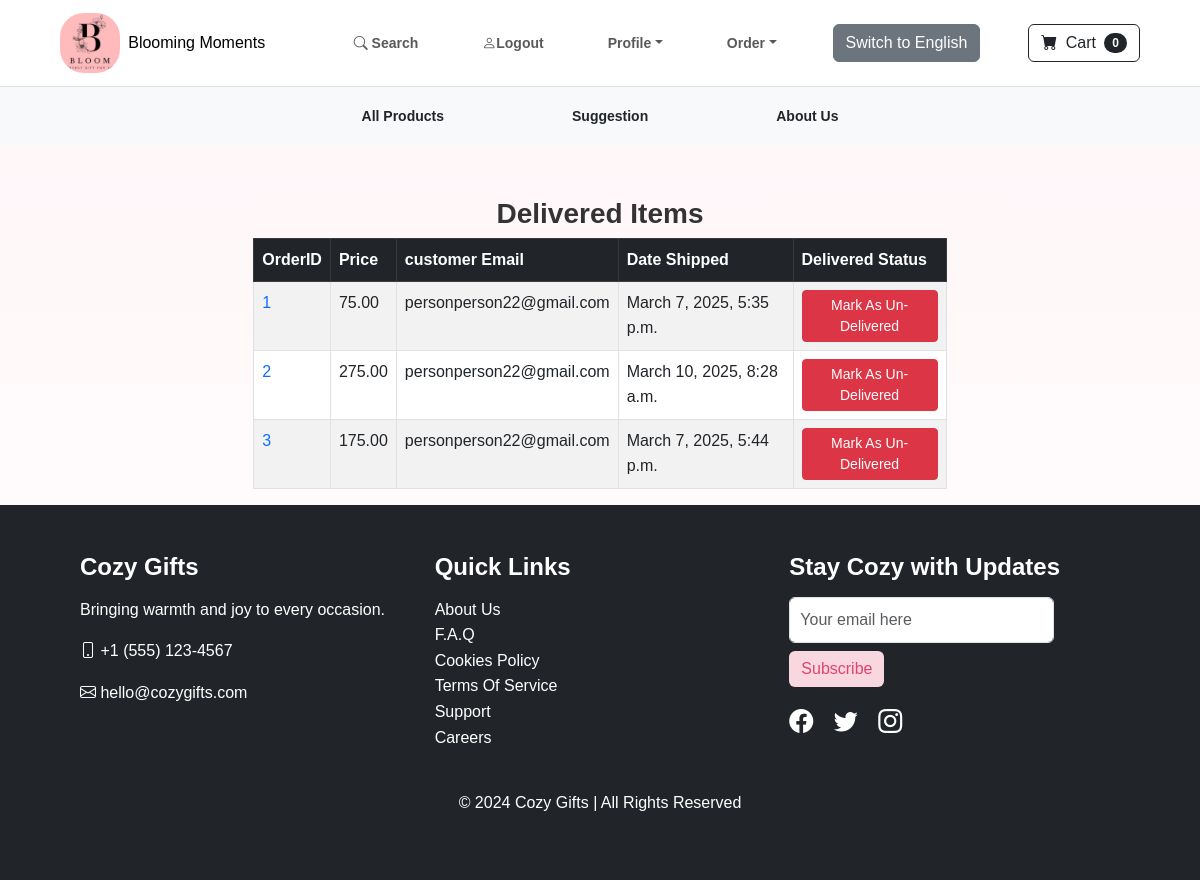
The page /payment/shipped_dash (signed in) on the database its author committed.
### payment/models.py (models this page shows, shortened)
class Order(models.Model):
  user = models.ForeignKey(User,on_delete=models.CASCADE,null=True,blank=True)
  full_name = models.CharField(max_length=250)
  email = models.EmailField(max_length=250)
  shipping_address = models.TextField(max_length=150000)
  amount_paid = models.DecimalField(max_digits = 7,decimal_places=2)
  date_ordered = models.DateTimeField(auto_now_add=True)
  shipped = models.BooleanField(default = False)
  date_shipped = models.DateTimeField(blank=True,null=True)

### payment/views.py (the view, shortened to what this page needs)
# urls.py: path('shipped_dash',views.shipped_dash,name="shipped_dash"),
def shipped_dash(request):
  if request.user.is_authenticated and request.user.is_superuser:
    orders = Order.objects.filter(shipped=True)
    return render(request,"payment/shipped_dash.html",{'orders':orders})
  else:
    messages.success(request,"Access Denied")
    return redirect('home')

### cart/cart.py (called while the page is built)
  def __len__(self):
    return len(self.cart)

### cart/context_processors.py (called while the page is built)
def cart(request):
  return {'cart':Cart(request)}

### payment/templates/payment/shipped_dash.html (shortened to what this page needs)
{% extends 'base.html' %}
{% load static %}
{% block styles %}
<link rel="stylesheet" href="{% static 'css/about_us.css' %}">
{% endblock %}
{% block content %}
  <div class="container">
    <div class="row">
      <center>
        <div class="col-8">
          <br><br>
          <h3>Delivered Items</h3>
          <table class="table table-striped table-hover table-bordered">
            <thead class="table-dark">
              <tr>
                <th scope="col">OrderID</th>
                <th scope="col">Price</th>
                <th scope="col">customer Email</th>
                <th scope="col">Date Shipped</th>
                <th scope="col">Delivered Status</th>
              </tr>
            </thead>
            <tbody>
              {% for item in orders %}
              <tr>
                <td><a href="{% url 'orders' item.id %}">{{ item.id }}</a></td>
                <td>{{ item.amount_paid }}</td>
                <td>{{ item.email }}</td>
                <td>{{ item.date_shipped }}</td>
                <td>
                  <form action="" method="POST">
                    <button type="submit" class="btn btn-danger btn-sm">Mark As Un-Delivered</button>
                  </form>
                </td>
              </tr>
              {% endfor %}
            </tbody>
          </table>
        </div>
      </center>
    </div>
  </div>
{% endblock %}

### static/css/styles.css (style rules this page uses)
body { font-family: 'Lora', serif; background-color: whitesmoke; margin: 0; padding: 0; }
h1, h2, h3 { font-weight: 700; }
a { text-decoration: none; }
.container { max-width: 1140px; }

### static/css/about_us.css (style rules this page uses)
* { margin: 0; padding: 0; box-sizing: border-box; }
body { font-family: 'Arial', sans-serif; line-height: 1.6; color: #333; background: linear-gradient(to bottom, #fff5f7 0%, #ffffff 100%); }
.container { width: 90%; max-width: 1200px; margin: 0 auto; padding: 0 20px; }

### rows shown on the page
Order: id "1", amount_paid "75.00", email "personperson22@gmail.com", date_shipped "March 7, 2025, 5:35 p.m."
Order: id "2", amount_paid "275.00", email "personperson22@gmail.com", date_shipped "March 10, 2025, 8:28 a.m."
Order: id "3", amount_paid "175.00", email "personperson22@gmail.com", date_shipped "March 7, 2025, 5:44 p.m."

### other values the page prints
{{ cart|length }} "0"
